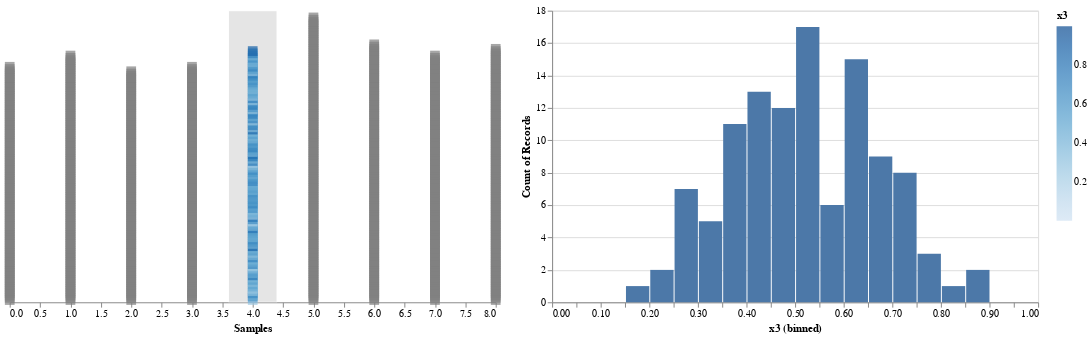

Write notebook code for a chart like this one.
### Code cell
cm = countmap(z)
counter = zeros(length(cm))
hdots = zeros(N)
for (i,v) in enumerate(z)
    counter[v+1]+=1
    hdots[i] = counter[v+1]
end


df = DataFrame([z,hdots,theta_s,collect(1:length(z))]);

points = df |> vl"""
{
"hconcat" : [
  {
    "view":{"stroke" : null},
    "layer": [{

    
    "selection": {
      "brush": {"type": "interval","encodings": ["x"],"init":{"x": [3.6, 4.4]}}
    },
    "view":{"stroke" : null},
    "width": 500,
    "height": 300,
    "mark": "square",
    "encoding": {
        "x": {"field": "x1", "type": "quantitative","axis": {"grid":false, "title":"Samples"}},
        "y": {"field": "x2", "type": "quantitative", "axis": null},
        "size":{"value":100},
        "color": {
              "condition": {"selection": "brush", "field": "x3", "type": "quantitative"},
              "value": "grey"
            }
        }
}]},
  {
    "layer":[{
    "transform": [
      {"filter": {"selection": "brush"}}
    ],
    "width": 500,
    "height": 300,
    "mark": "bar",
    "encoding": {
    "x": {
        "bin":{"maxbins":20},
        "field": "x3",
        "type": "quantitative"
    },
    "y": {
        "aggregate": "count",
        "type": "quantitative"
      }
    }}
    ]
}]
}
"""

### Figure 1 — Vega-Lite specification as saved in the notebook (floating-point values rounded to 4 significant figures; data arrays with more than 128 entries replaced by an {"elided": "..."} marker saying what was removed)
{"data": {"values": {"elided": "1000 records"}}, "hconcat": [{"layer": [{"encoding": {"color": {"condition": {"field": "x3", "selection": "brush", "type": "quantitative"}, "value": "grey"}, "size": {"value": 100}, "x": {"axis": {"grid": false, "title": "Samples"}, "field": "x1", "type": "quantitative"}, "y": {"axis": null, "field": "x2", "type": "quantitative"}}, "height": 300, "mark": "square", "selection": {"brush": {"encodings": ["x"], "init": {"x": [3.6, 4.4]}, "type": "interval"}}, "view": {"stroke": null}, "width": 500}], "view": {"stroke": null}}, {"layer": [{"encoding": {"x": {"bin": {"maxbins": 20}, "field": "x3", "type": "quantitative"}, "y": {"aggregate": "count", "type": "quantitative"}}, "height": 300, "mark": "bar", "transform": [{"filter": {"selection": "brush"}}], "width": 500}]}]}
